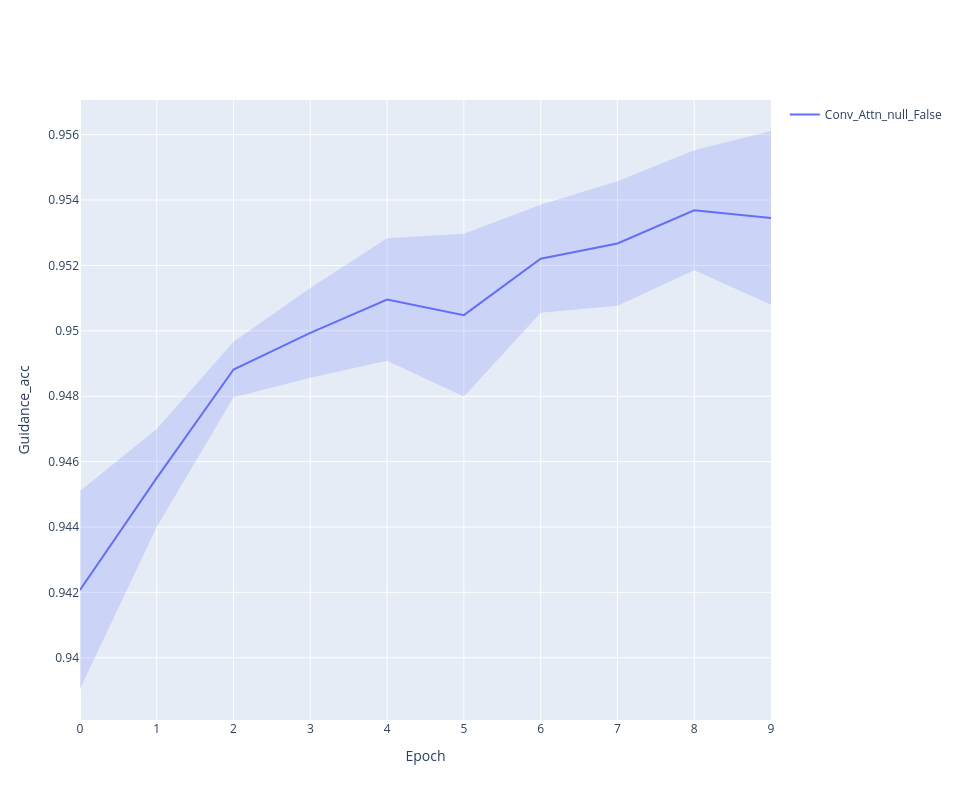

The notebook cell this image was saved under:
### Code cell
line_plot(history, 'guidance_acc')

### Figure 1 — Plotly figure (JSON) as saved in the notebook; plotly's stock layout.template omitted (floating-point values rounded to 4 significant figures)
{"data": [{"line": {"color": "#636EFA"}, "mode": "lines", "name": "Conv_Attn_null_False", "type": "scatter", "x": [0, 1, 2, 3, 4, 5, 6, 7, 8, 9], "y": [0.9421, 0.9455, 0.9488, 0.9499, 0.951, 0.9505, 0.9522, 0.9527, 0.9537, 0.9535]}, {"line": {"width": 0}, "marker": {"color": "#444"}, "mode": "lines", "showlegend": false, "type": "scatter", "x": [0, 1, 2, 3, 4, 5, 6, 7, 8, 9], "y": [0.9451, 0.947, 0.9497, 0.9513, 0.9528, 0.953, 0.9539, 0.9546, 0.9555, 0.9561]}, {"fill": "tonexty", "fillcolor": "rgba(99, 110, 250,0.2)", "line": {"width": 0}, "marker": {"color": "#444"}, "mode": "lines", "showlegend": false, "type": "scatter", "x": [0, 1, 2, 3, 4, 5, 6, 7, 8, 9], "y": [0.939, 0.944, 0.948, 0.9486, 0.9491, 0.948, 0.9506, 0.9508, 0.9519, 0.9508]}], "layout": {"height": 800, "width": 960, "xaxis": {"title": {"text": "Epoch"}}, "yaxis": {"title": {"text": "Guidance_acc"}}}}
